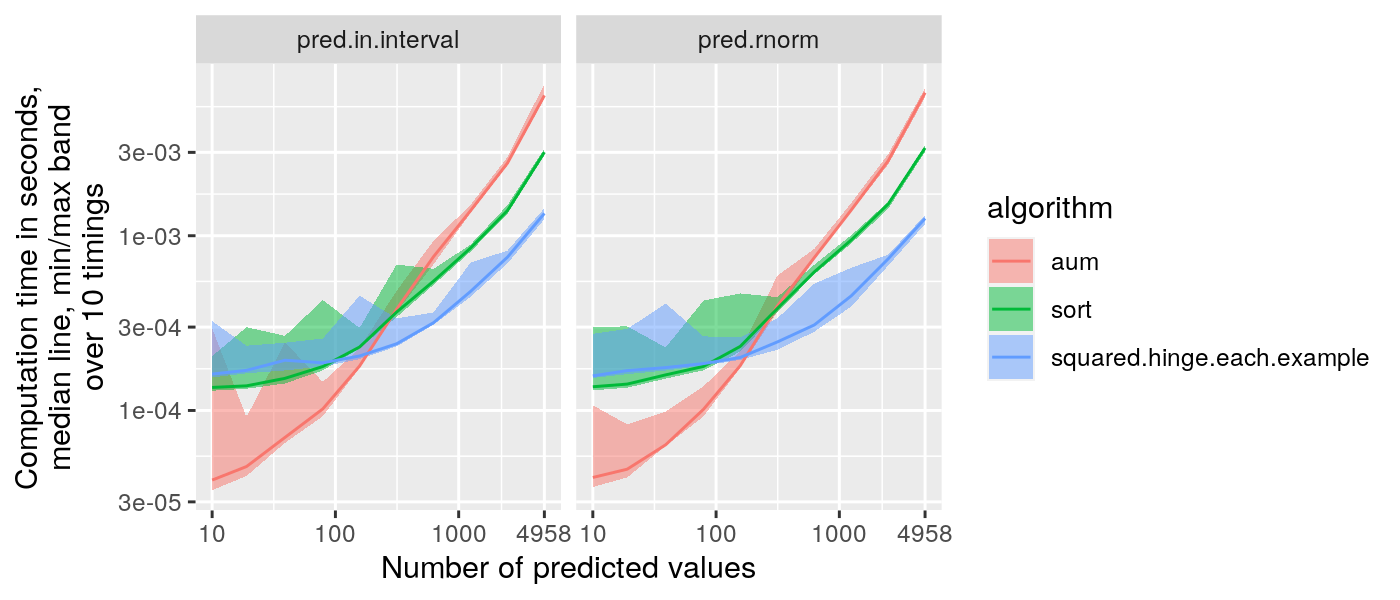

Reproduce this figure in R.
source("packages.R")
timing.dt <- data.table::fread("figure-aum-grad-speed-data.csv")
timing.stats <- timing.dt[, .(
  max=max(seconds),
  median=median(seconds),
  min=min(seconds),
  times=.N
), by=.(N, pred.type, algorithm)]
some.stats <- timing.stats[pred.type=="pred.rnorm"]
dput(RColorBrewer::brewer.pal(Inf, "Set1"))
algo.colors <- c(
  AUM="black",
  sort="#E41A1C",
  "squared\nhinge\neach\nexample"="#377EB8",
  "squared\nhinge\nall\npairs"="#4DAF4A",
  logistic="#984EA3", "#FF7F00", "#FFFF33", 
  "#A65628", "#F781BF", "#999999")
some.stats[, Algorithm := ifelse(
  algorithm=="aum", "AUM", gsub("[.]", "\n", algorithm))]
gg <- ggplot()+
  geom_ribbon(aes(
    N, ymin=min, ymax=max, fill=Algorithm),
    alpha=0.5,
    data=some.stats)+
  geom_line(aes(
    N, median, color=Algorithm),
    data=some.stats)+
  scale_color_manual(values=algo.colors)+
  scale_fill_manual(values=algo.colors)+
  scale_x_log10(
    "Number of predicted values",
    limits=c(10, 12000),
    breaks=c(10, 100, 1000, timing.stats[, max(N)]))+
  scale_y_log10(paste0("Computation time in seconds,
median line, min/max band
over ",timing.stats[1, times], " timings"))+
  ggtitle("Changepoint detection")
dl <- directlabels::direct.label(gg, "right.polygons")
png("figure-aum-grad-speed-random.png", width=4, height=3, res=200, units="in")
print(dl)
dev.off()
gg <- ggplot()+
  geom_ribbon(aes(
    N, ymin=min, ymax=max, fill=algorithm),
    alpha=0.5,
    data=timing.stats)+
  geom_line(aes(
    N, median, color=algorithm),
    data=timing.stats)+
  facet_grid(. ~ pred.type)+
  scale_x_log10(
    "Number of predicted values",
    breaks=c(10, 100, 1000, timing.stats[, max(N)]))+
  scale_y_log10(paste0("Computation time in seconds,
median line, min/max band
over ",timing.stats[1, times], " timings"))
png("figure-aum-grad-speed.png", width=7, height=3, res=200, units="in")
print(gg)
dev.off()
